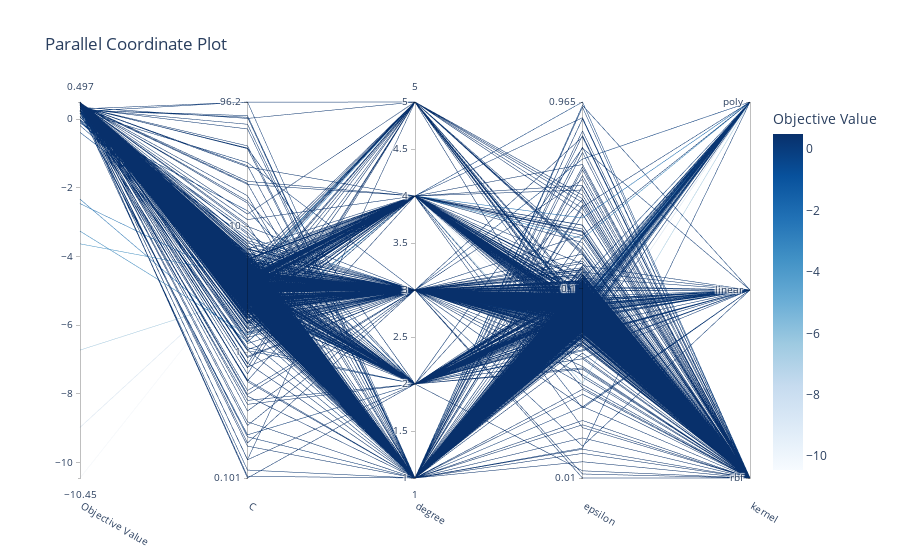

Source (notebook cell):
### Code cell
optuna.visualization.plot_parallel_coordinate(study)

### Figure 1 — Plotly figure (JSON) as saved in the notebook; plotly's stock layout.template omitted (floating-point values rounded to 4 significant figures; data arrays with more than 128 entries replaced by an {"elided": "..."} marker saying what was removed)
{"data": [{"dimensions": [{"label": "Objective Value", "range": [-10.45, 0.4966], "values": {"elided": "1000 float values"}}, {"label": "C", "range": [-0.9967, 1.983], "ticktext": ["0.101", "1", "10", "96.2"], "tickvals": [-0.9967, 0, 1, 1.983], "values": {"elided": "1000 float values"}}, {"label": "degree", "range": [1, 5], "values": {"elided": "1000 int values"}}, {"label": "epsilon", "range": [-1.999, -0.01548], "ticktext": ["0.01", "0.1", "0.965"], "tickvals": [-1.999, -1, -0.01548], "values": {"elided": "1000 float values"}}, {"label": "kernel", "range": [0, 2], "ticktext": ["rbf", "linear", "poly"], "tickvals": [0, 1, 2], "values": {"elided": "1000 int values"}}], "labelangle": 30, "labelside": "bottom", "line": {"color": {"elided": "1000 float values"}, "colorbar": {"title": {"text": "Objective Value"}}, "colorscale": [[0, "rgb(247,251,255)"], [0.125, "rgb(222,235,247)"], [0.25, "rgb(198,219,239)"], [0.375, "rgb(158,202,225)"], [0.5, "rgb(107,174,214)"], [0.625, "rgb(66,146,198)"], [0.75, "rgb(33,113,181)"], [0.875, "rgb(8,81,156)"], [1, "rgb(8,48,107)"]], "reversescale": false, "showscale": true}, "type": "parcoords"}], "layout": {"title": {"text": "Parallel Coordinate Plot"}}}
